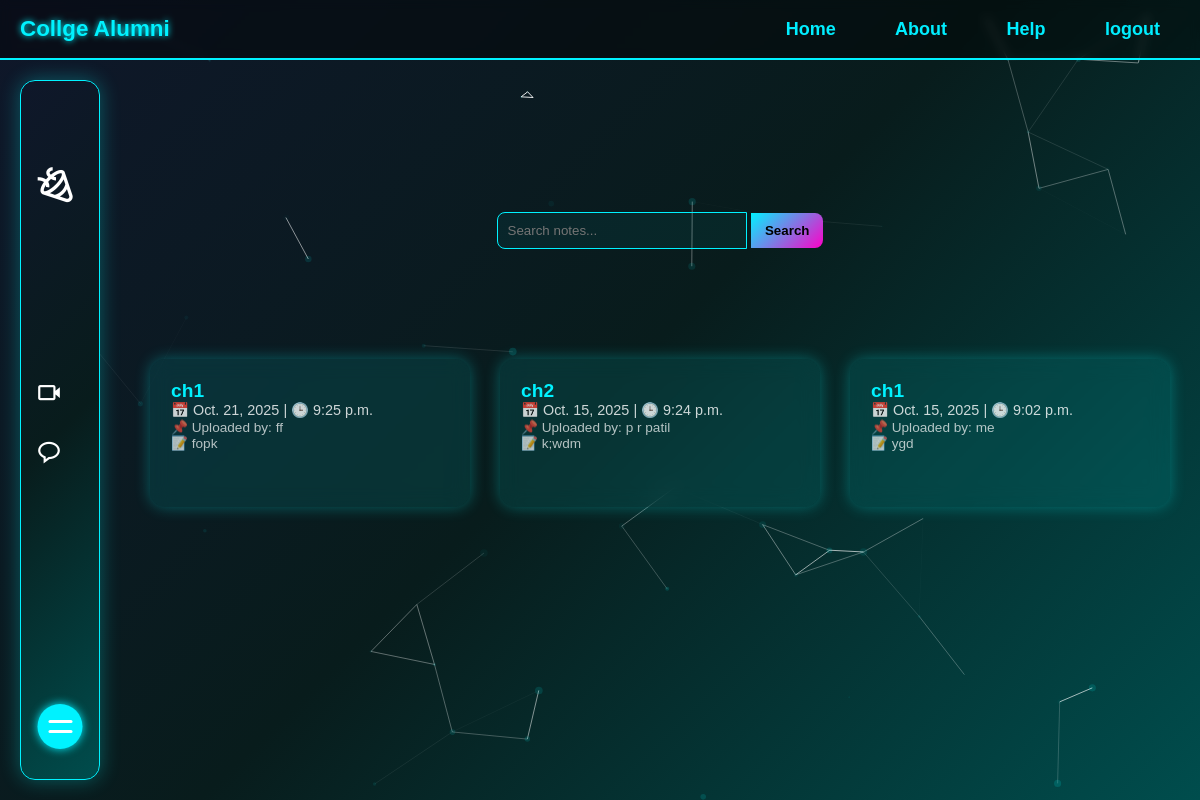
Page /show/note/ on the committed database.
### collegeapp/models.py (models this page shows)
class Notes(models.Model):
    note=models.CharField(max_length=50)
    ndescribe=models.TextField()
    ndate=models.DateField()
    ntime=models.TimeField()
    updatedby=models.CharField(max_length=50)
    file=models.FileField(upload_to='notes/')
    sub=models.CharField(max_length=20)

### myfinal/views.py (the view)
# urls.py: path('show/note/',views.stu_note,name='stu_note'),
def stu_note(request):
    query = request.GET.get('q')
    notes = Notes.objects.all().order_by('-ndate', '-ntime')
    if query:
        notes = notes.filter(
            Q(note__icontains=query) | # here | is using for or operation
            Q(sub__icontains=query)
        )
    return render(request, 'stud_notes.html', {
        'notes': notes,
        'query': query
    })

### templates/stud_notes.html (shortened to what this page needs)
<!DOCTYPE html>
<html lang="en">
<head>
  {% load static %}
  <link rel="stylesheet" href="https://unpkg.com/boxicons@2.1.4/css/boxicons.min.css">
  <link rel="stylesheet" href="{% static 'event.css' %}">
  <link rel="stylesheet" href="{% static 'style2.css' %}">
</head>
<body>
<div id="particles-js"></div>
   <header class="header">
      <a href="#" class="logo">Collge Alumni</a>
        <nav class="navbar">
            <a href="{% url 'homestart'%}" style="--i:1">Home</a>
            <a href="{% url 'about'%}" style="--i:2">About</a>
            <a href="{% url 'help'%}"style="--i:3">Help</a>
            <a href="{% url 'logout'%}" style="--i:4">logout</a>
        </nav>
    </header>
    <div class="right-sec">
           <div class="navigation">
        <ul>
        <li class="dashboard-title">
          <a href="#" style="display: flex; align-items: center; justify-content: center; gap: 10px; text-decoration: none;">
          </a>
        </li>
          <li>
            <a href="{% url 'events'%}">
              <span class="icon">
                <i class='bx  bx-party bx-rotate-180 bx-flip-horizontal'
              style="font-size: 40px;"></i> </span>
            </a>
          </li>
          <li>
            <a href="{% url 'faculty'%}">
            </a>
          </li>
          <li>
            <a href="{% url 'stu_note'%}">
            </a>
          </li>
          <li>
            <a href="{% url 'stu_assingment'%}">
            </a>
          </li>
          <li>
            <a href="{% url 'show_courses'%}">
              <span class="icon">
              <i class='bx  bx-video' ></i></span>
            </a>
          </li>
          <li>
            <a href="{% url 'stu_notice'%}">
              <span class="icon">
                 <i class='bx  bx-message-rounded' ></i> </span>
            </a>
          </li>
        <div class="toggle">
        </div>
    </div>
  <div class="main-content" id="mainContent">
    <form method="GET" class="search-bar">
      <input type="text" name="q" placeholder="Search notes..." value="{{query|default:''}}">
      <button type="submit">Search</button>
    </form>
    <div class="notes-container">
      {% for note in notes %}
      <div class="note-card">
        <div class="title">{{note.note}}</div>
        <div class="meta">📅 {{note.ndate}} | 🕒 {{note.ntime}}</div>
        <div class="desc">📌 Uploaded by: {{note.updatedby}} <br> 📝 {{note.ndescribe}}</div>
        <div class="actions">
          <a href="{{note.file.url}}" download><button>⬇ Download</button></a>
        </div>
      </div>
      {% empty %}
      <p style="grid-column:1/-1; text-align:center;">No notes found.</p>
      {% endfor %}
    </div>
  </div>
</body>
</html>

### static/event.css (style rules this page uses)
:root { --neon-blue: #004d4d; --neon-pink: #ff00c8; --bg-dark: #0f172a; }
body { margin: 0; padding-top: 82px; font-family: 'Poppins', sans-serif; background: linear-gradient(to bottom, var(--bg-dark) 0%, var(--bg-dark) 30%, var(--neon-blue) 100%); color: #ffffff; }
#particles-js { position: fixed; top:0; left:0; width: 100%; height: 100%; z-index: 0; pointer-events: none; background: transparent; }

### static/style2.css (style rules this page uses)
:root { --neon-blue: #00f2ff; --neon-pink: #ff00c8; --bg-dark1: #0f172a; --bg-dark2: #081c1c; --bg-dark3: #004d4d; }
* { margin: 0; padding: 0; box-sizing: border-box; font-family: 'Poppins', sans-serif; }
body { min-height: 100vh; background: linear-gradient(135deg, var(--bg-dark1), var(--bg-dark2), var(--bg-dark3)); color: white; overflow-x: hidden; }
#particles-js { position: fixed; top: 0; left: 0; width: 100%; height: 100%; z-index: 0; }
.navigation { position: fixed; top: 80px; left: 20px; height: calc(100% - 100px); width: 80px; background: linear-gradient(135deg, var(--bg-dark1), var(--bg-dark2), var(--bg-dark3)); border-left: 3px solid var(--neon-blue); border-radius: 20px; overflow: hidden; box-shadow: 0 0 20px rgba(0,255,255,0.3); transition: 0.4s ease; z-index: 900; }
.navigation ul { margin-top: 20px; list-style: none; padding: 0; }
.navigation ul li { margin: 8px 0; }
.navigation ul li a { display: flex; align-items: center; padding: 12px 15px; color: white; border-radius: 12px; transition: 0.3s; text-decoration: none; }
.navigation .icon { font-size: 27px; min-width: 40px; text-align: center; }
.toggle { position: absolute; bottom: 20px; left: 50%; transform: translateX(-50%); width: 45px; height: 45px; background: #1a1717; border-radius: 50%; display: flex; justify-content: center; align-items: center; cursor: pointer; box-shadow: 0 0 15px rgba(0,255,255,0.4); }
.toggle::before, .toggle::after { content: ''; position: absolute; width: 24px; height: 3px; background: white; border-radius: 3px; transition: 0.4s; }
.toggle::before { transform: translateY(-5px); }
.toggle::after { transform: translateY(5px); }
.main-content { margin-left: 120px; margin-top: 100px; z-index: 1; position: relative; transition: margin-left 0.4s ease; }
.header { position: fixed; top: 0; width: 100%; padding: 20px 10px; background: rgba(15, 23, 42, 0.75); backdrop-filter: blur(8px); display: flex; justify-content: space-between; z-index: 100; border-bottom: 2px solid var(--neon-blue); }
.logo { font-size: 25px; color: var(--neon-blue); font-weight: 600; text-shadow: 0 0 6px var(--neon-blue); text-decoration: none; }
.navbar a { font-size: 18px; color: var(--neon-blue); font-weight: bold; transition: all 0.3s ease; text-decoration:none ; padding: 20px; }

### rows in the picture
Notes: note "ch1", ndate "Oct. 21, 2025", ntime "9:25 p.m.", updatedby "ff", ndescribe "fopk"
Notes: note "ch2", ndate "Oct. 15, 2025", ntime "9:24 p.m.", updatedby "p r patil", ndescribe "k;wdm"
Notes: note "ch1", ndate "Oct. 15, 2025", ntime "9:02 p.m.", updatedby "me", ndescribe "ygd"
